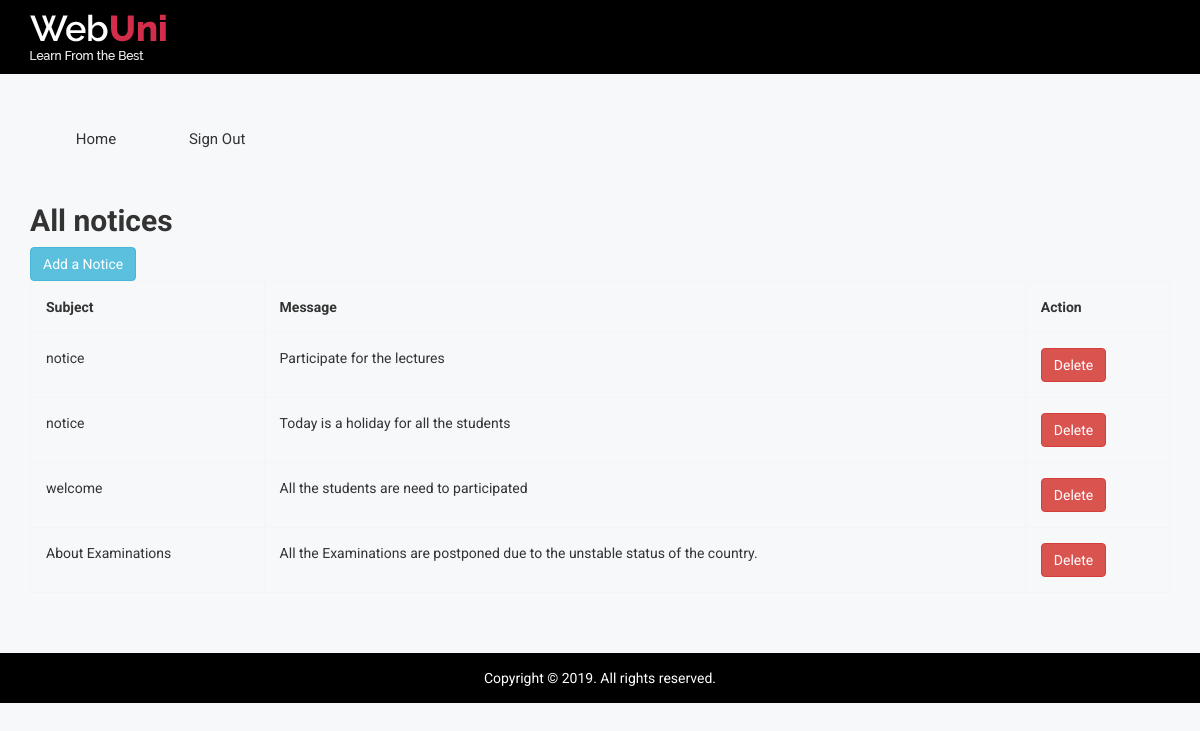
/Admin/Notices/index.php, run on the app's committed database.
### tables this page shows
CREATE TABLE `notice` (
  `id` int(11) NOT NULL,
  `subject` varchar(50) NOT NULL,
  `messageNote` varchar(255) NOT NULL,
  `datet` date NOT NULL
);

### Admin/Notices/index.php (the view, shortened to what this page needs)
<!doctype html>
<html class="no-js" lang="">
<?php
require 'db.php';
$sql = 'SELECT * FROM notice';
$statement = $connection->prepare($sql);
$statement->execute();
$people = $statement->fetchAll(PDO::FETCH_OBJ);
 ?>
<head>
    <link rel="stylesheet" href="css/bootstrap.min.css">
    <link rel="stylesheet" href="css/font-awesome.min.css">
    <link rel="stylesheet" href="css/owl.carousel.css">
    <link rel="stylesheet" href="css/owl.theme.css">
    <link rel="stylesheet" href="css/owl.transitions.css">
    <link rel="stylesheet" href="css/meanmenu/meanmenu.min.css">
    <link rel="stylesheet" href="css/animate.css">
    <link rel="stylesheet" href="css/normalize.css">
    <link rel="stylesheet" href="css/wave/waves.min.css">
    <link rel="stylesheet" href="css/wave/button.css">
    <link rel="stylesheet" href="css/scrollbar/jquery.mCustomScrollbar.min.css">
    <link rel="stylesheet" href="css/notika-custom-icon.css">
    <link rel="stylesheet" href="css/jquery.dataTables.min.css">
    <link rel="stylesheet" href="css/main.css">
    <link rel="stylesheet" href="style.css">
    <link rel="stylesheet" href="css/responsive.css">
</head>
<body>
        <?php include 'include/header_top.php';
              include 'include/main_menu.php';
         ?>
    <div class="container">
  <div class="card mt-5">
    <div class="card-header">
      <h2>All notices</h2>
      <a href="create.php" class="btn btn-info">Add a Notice</a>
    </div>
    <div class="card-body">
      <table class="table table-bordered">
        <tr>
          <th>Subject</th>
          <th>Message</th>
          <th>Action</th>
        </tr>
        <?php foreach($people as $person): ?>
          <tr>
            <td><?= $person->subject; ?></td>
            <td><?= $person->messageNote; ?></td>
            <td>
              <a onclick="return confirm('Do you want to delete this entry?')" href="delete.php?id=<?= $person->id ?>" class='btn btn-danger'>Delete</a>
            </td>
          </tr>
        <?php endforeach; ?>
      </table>
    </div>
  </div>
</div>
</body>
</html>

### Admin/Notices/css/main.css (style rules this page uses)
html { color: #222; font-size: 1em; line-height: 1.4; }

### data on the page
notice: subject "notice", messageNote "Participate for the lectures"
notice: subject "notice", messageNote "Today is a holiday for all the students"
notice: subject "welcome", messageNote "All the students are need to participated"
notice: subject "About Examinations", messageNote "All the Examinations are postponed due to the unstable status of the country."
